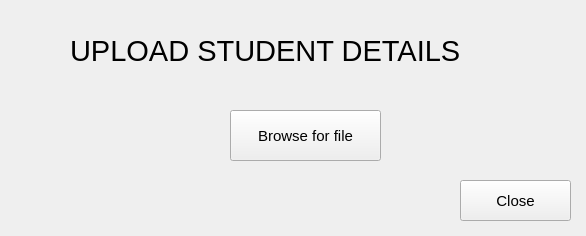
<?xml version="1.0" encoding="UTF-8"?>
<ui version="4.0">
 <class>Student_details</class>
 <widget class="QMainWindow" name="Student_details">
  <property name="geometry">
   <rect>
    <x>0</x>
    <y>0</y>
    <width>586</width>
    <height>236</height>
   </rect>
  </property>
  <property name="windowTitle">
   <string>MainWindow</string>
  </property>
  <widget class="QWidget" name="centralwidget">
   <widget class="QLabel" name="label">
    <property name="geometry">
     <rect>
      <x>70</x>
      <y>30</y>
      <width>471</width>
      <height>41</height>
     </rect>
    </property>
    <property name="font">
     <font>
      <pointsize>22</pointsize>
     </font>
    </property>
    <property name="text">
     <string>UPLOAD STUDENT DETAILS</string>
    </property>
   </widget>
   <widget class="QPushButton" name="btn_browse">
    <property name="geometry">
     <rect>
      <x>230</x>
      <y>110</y>
      <width>151</width>
      <height>51</height>
     </rect>
    </property>
    <property name="font">
     <font>
      <pointsize>11</pointsize>
     </font>
    </property>
    <property name="text">
     <string>Browse for file</string>
    </property>
   </widget>
   <widget class="QPushButton" name="btn_close">
    <property name="geometry">
     <rect>
      <x>460</x>
      <y>180</y>
      <width>111</width>
      <height>41</height>
     </rect>
    </property>
    <property name="font">
     <font>
      <pointsize>11</pointsize>
     </font>
    </property>
    <property name="text">
     <string>Close</string>
    </property>
   </widget>
   <widget class="QLabel" name="label_2">
    <property name="geometry">
     <rect>
      <x>-200</x>
      <y>0</y>
      <width>811</width>
      <height>281</height>
     </rect>
    </property>
    <property name="text">
     <string/>
    </property>
    <property name="pixmap">
     <pixmap>../Design/upload student details.jpg</pixmap>
    </property>
    <property name="scaledContents">
     <bool>false</bool>
    </property>
   </widget>
   <zorder>label_2</zorder>
   <zorder>label</zorder>
   <zorder>btn_browse</zorder>
   <zorder>btn_close</zorder>
  </widget>
 </widget>
 <resources/>
 <connections/>
</ui>
